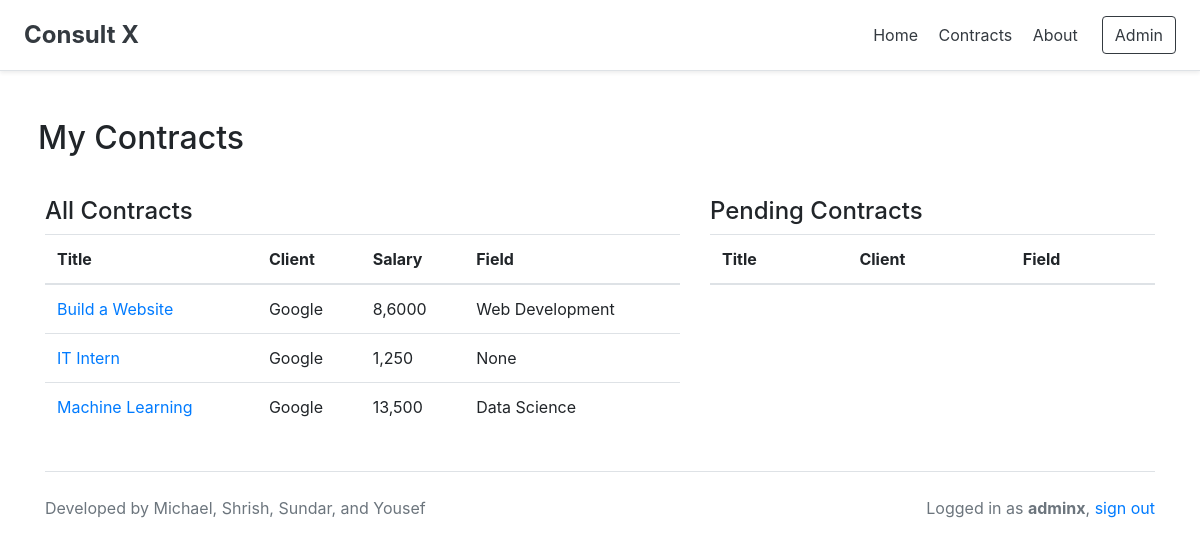
/contracts/ (signed in), run on an earlier commit of the app's database.
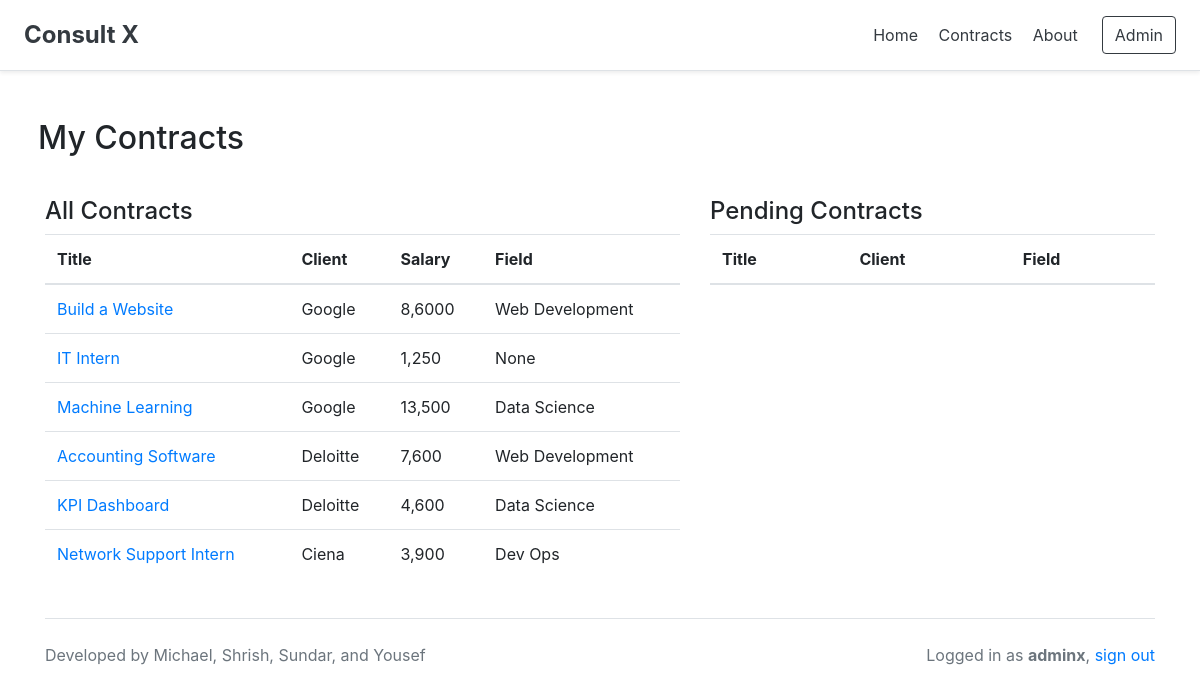
And on a later commit of the database.
### contracts/models.py (models this page shows, shortened)
class Contract(models.Model):
    title = models.CharField(max_length=128)
    summary = models.TextField(blank=True)
    salary = models.CharField(max_length=128)
    skills = models.ManyToManyField(Skill, blank=True)
    jobTags = models.ForeignKey(JobTag, on_delete=models.CASCADE, blank=True, null=True)
    client = models.ForeignKey(Client, on_delete=models.CASCADE, blank=True, null=True)
    applicants = models.ManyToManyField(Consultant, blank=True, related_name="applicants")
    team = models.ManyToManyField(Consultant, blank=True, related_name="team")
    status = models.CharField(max_length=64, choices=ch_status)

class JobTag(models.Model):
    title = models.CharField(max_length=128)
    def __str__(self):
        return self.title

### profiles/models.py (models this page shows, shortened)
class Client(models.Model):
    user = models.OneToOneField(User, on_delete=models.CASCADE, null=True, blank=True)
    first_name = models.CharField(max_length=64)
    last_name = models.CharField(max_length=64)
    bio = models.TextField(blank=True)
    company_name = models.CharField(max_length=64, null=True)
    email = models.CharField(max_length=64, blank=True)
    website = models.CharField(max_length=128, blank=True)

### contracts/views.py (the view)
def index(request):
    if not check_auth(request):
        return redirect('signin')
    profile, ref = get_profile(request)
    msg = 0
    if ref == 1:
        contracts = Contract.objects.filter(client=profile).filter(status="Open")
        pending = []
        completed = Contract.objects.filter(client=profile).filter(status="Closed")
    elif ref == 0:
        contracts = []
        pending = []
        completed = []
        for contract in Contract.objects.all():
            if profile in contract.team.all():
                contracts.append(contract)
            elif profile in contract.applicants.all():
                pending.append(contract)
        if len(contracts) == 0:
            msg = 'No contracts yet.'
    context = {
        "contracts": contracts,
        "pending": pending,
        "completed": completed,
        "all_contracts": Contract.objects.all(),
        "ref": ref,
        'msg': msg
    }
    return render(request, 'contracts.html', context=context)

### contracts/views.py (called while the page is built)
def get_profile(request):
    profile, ref, status = get_profile_status(request)
    return profile, ref

def get_profile_status(request):
    status = False
    for i in range(len(prof_type)):
        query = prof_type[i].objects.filter(user=request.user)
        if len(query) != 0:
            if query[0].first_name != "":
                status = True
            return query[0], i, status
    return None, 0, status

def check_auth(request):
    if not request.user.is_authenticated:
        return False
    else:
        return True

### contracts/templates/contracts.html (shortened to what this page needs)
{% extends 'base.html' %}
{% block body %}
<div class="row d-flex justify-content-end">
    <div class="mr-auto p-2">
        <h2>My Contracts </h2>
    </div>
</div>
<br>
<div class="row">
    <div class="col-sm-7">
        <h4>All Contracts</h4>
        <table class="table table-hover">
            <thead>
                <tr>
                    <th scope="col">Title</th>
                    <th scope="col">Client</th>
                    <th scope="col">Salary</th>
                    <th scope="col">Field</th>
                </tr>
            </thead>
            <tbody>
                {% for contract in all_contracts %}
                <tr>
                    <td><a href="{% url 'view_contract' contract.pk %}">{{ contract.title }}</a></td>
                    <td>{{ contract.client.company_name }}</td>
                    <td>{{ contract.salary }}</td>
                    <td>{{ contract.jobTags }}</td>
                </tr>
                {% endfor %}
            </tbody>
        </table>
    </div>
    {% if ref == 0 %}
    <div class="col-sm-5">
        <h4>Pending Contracts</h4>
        <table class="table table-hover">
            <thead>
                <tr>
                    <th scope="col">Title</th>
                    <th scope="col">Client</th>
                    <th scope="col">Field</th>
                </tr>
            </thead>
        </table>
    </div>
    {% endif %}
</div>
{% endblock %}

### login/templates/base.html (shortened to what this page needs)
<!doctype html>
<html lang="en">
    <head>
        {% load static %} <! CSS --->
        <link rel="stylesheet" href="https://stackpath.bootstrapcdn.com/bootstrap/4.3.1/css/bootstrap.min.css">
    </head>
    <body>
        <div class="d-flex flex-column flex-md-row align-items-center p-3 px-md-4 mb-3 bg-white border-bottom shadow-sm">
            <h4 class="my-0 mr-md-auto font-weight-normal"><a href="/index"><font color="#343a40"><b>Consult X</b></font></a></h4>
            <nav class="my-2 my-md-0 mr-md-3">
                <a class="p-2 text-dark" href="/index">Home</a>
                <a class="p-2 text-dark" href="/contracts">Contracts</a>
                <a class="p-2 text-dark" href="/about">About</a>
            </nav>
            {% if user.is_superuser %}
                <a class="btn btn-outline-dark" href="/admin">Admin</a>
            {% endif %}
        </div>
        <div class="container">
            <br>
            {% block body %}
            {% endblock %}
            <br>
            <footer class="border-top"><br>
                <p class="float-right text-muted">
                    {% if user.get_username|length != 0 %}
                        Logged in as <b>{{ user.get_username }}</b>, <a href="/signout">sign out</a>
                    {% endif %}
                </p>
                <p class="text-muted">
                    Developed by Michael, Shrish, Sundar, and Yousef
                </p>
            </footer>
        </div>
    </body>
</html>

What changed in the data, as far as the page shows it:
added Contract: title "Accounting Software", client.company_name "Deloitte", salary "7,600", jobTags "Web Development"
added Contract: title "KPI Dashboard", client.company_name "Deloitte", salary "4,600", jobTags "Data Science"
added Contract: title "Network Support Intern", client.company_name "Ciena", salary "3,900", jobTags "Dev Ops"
